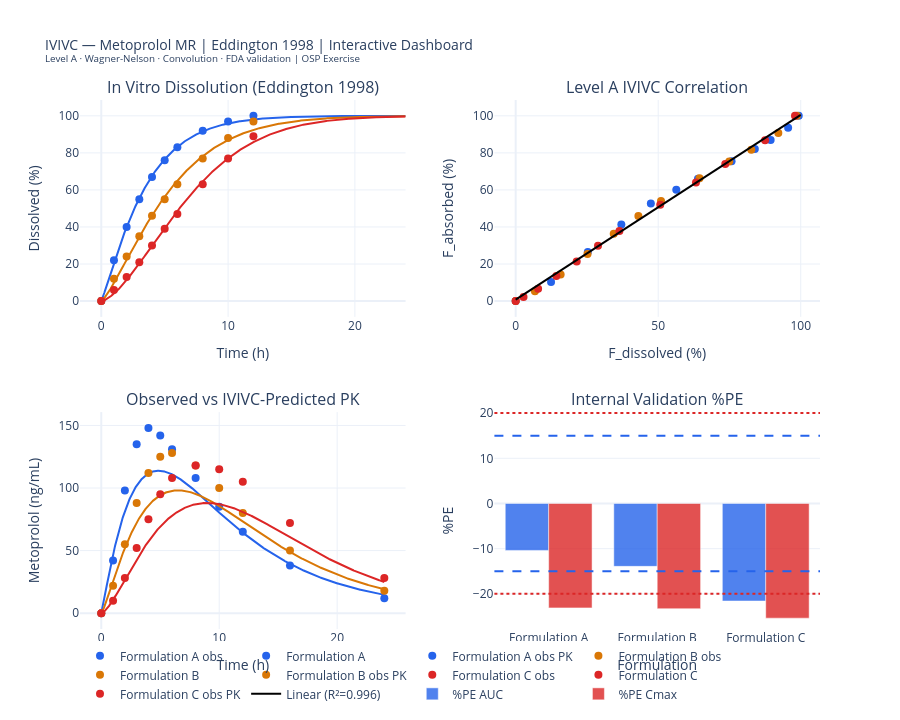

Notebook cell for this chart:
### Markdown cell above
## 7. Interactive Dashboard

### Code cell
fig_p = make_subplots(
    rows=2, cols=2,
    subplot_titles=(
        'In Vitro Dissolution (Eddington 1998)',
        'Level A IVIVC Correlation',
        'Observed vs IVIVC-Predicted PK',
        'Internal Validation %PE'
    ),
    vertical_spacing=0.18, horizontal_spacing=0.12
)

for form in FORMULATIONS:
    color = FORM_COLORS[form]
    short = form.split('(')[0].strip()
    fig_p.add_trace(go.Scatter(
        x=IVITRO[form]['t'], y=IVITRO[form]['pct'],
        mode='markers', name=short+' obs',
        marker=dict(color=color, size=8)
    ), row=1, col=1)
    fig_p.add_trace(go.Scatter(
        x=t_fine, y=ivitro_fits[form]['F_fine']*100,
        mode='lines', name=short+' fit',
        line=dict(color=color, width=2), showlegend=False
    ), row=1, col=1)

    mask  = ivivc_df['Formulation'] == form
    fig_p.add_trace(go.Scatter(
        x=ivivc_df.loc[mask,'F_dissolved']*100,
        y=ivivc_df.loc[mask,'F_absorbed']*100,
        mode='markers', name=short,
        marker=dict(color=color, size=8)
    ), row=1, col=2)

    pk = INVIVO_PK[form]
    fig_p.add_trace(go.Scatter(
        x=pk['t'], y=pk['C'], mode='markers',
        name=short+' obs PK',
        marker=dict(color=color, size=8, symbol='circle')
    ), row=2, col=1)
    fig_p.add_trace(go.Scatter(
        x=t_pred, y=predicted_pk[form]['C_pred'],
        mode='lines', name=short+' pred',
        line=dict(color=color, width=2), showlegend=False
    ), row=2, col=1)

fig_p.add_trace(go.Scatter(
    x=Fd_line*100, y=Fa_ivivc_line*100, mode='lines',
    name=f'Linear (R²={r_squared:.3f})',
    line=dict(color='black', width=2)
), row=1, col=2)

fig_p.add_trace(go.Bar(
    x=forms_short, y=PE_AUC,
    name='%PE AUC', marker_color=BLUE, opacity=0.8
), row=2, col=2)
fig_p.add_trace(go.Bar(
    x=forms_short, y=PE_Cmax,
    name='%PE Cmax', marker_color=RED, opacity=0.8
), row=2, col=2)
fig_p.add_hline(y=15,  line_dash='dash', line_color=BLUE, row=2, col=2)
fig_p.add_hline(y=-15, line_dash='dash', line_color=BLUE, row=2, col=2)
fig_p.add_hline(y=20,  line_dash='dot',  line_color=RED,  row=2, col=2)
fig_p.add_hline(y=-20, line_dash='dot',  line_color=RED,  row=2, col=2)

for ri,ci,xl,yl in [
    (1,1,'Time (h)','Dissolved (%)'),
    (1,2,'F_dissolved (%)','F_absorbed (%)'),
    (2,1,'Time (h)','Metoprolol (ng/mL)'),
    (2,2,'Formulation','%PE')
]:
    fig_p.update_xaxes(title_text=xl, row=ri, col=ci)
    fig_p.update_yaxes(title_text=yl, row=ri, col=ci)

fig_p.update_layout(
    barmode='group',
    title=dict(
        text='IVIVC — Metoprolol MR | Eddington 1998 | Interactive Dashboard<br>'
             '<sup>Level A · Wagner-Nelson · Convolution · FDA validation | OSP Exercise</sup>',
        font=dict(size=14)
    ),
    height=720, template='plotly_white',
    legend=dict(orientation='h', yanchor='bottom', y=-0.15, x=0)
)
fig_p.show()
fig_p.write_html('ivivc_metoprolol_dashboard.html')
print('Saved: ivivc_metoprolol_dashboard.html')

### Figure 1 — Plotly figure (JSON) as saved in the notebook; plotly's stock layout.template omitted (floating-point values rounded to 4 significant figures; data arrays with more than 128 entries replaced by an {"elided": "..."} marker saying what was removed)
{"data": [{"marker": {"color": "#2563EB", "size": 8}, "mode": "markers", "name": "Formulation A obs", "type": "scatter", "x": [0, 1, 2, 3, 4, 5, 6, 8, 10, 12], "xaxis": "x", "y": [0, 22, 40, 55, 67, 76, 83, 92, 97, 100], "yaxis": "y"}, {"line": {"color": "#2563EB", "width": 2}, "mode": "lines", "name": "Formulation A fit", "showlegend": false, "type": "scatter", "x": {"elided": "500 float values"}, "xaxis": "x", "y": {"elided": "500 float values"}, "yaxis": "y"}, {"marker": {"color": "#2563EB", "size": 8}, "mode": "markers", "name": "Formulation A", "type": "scatter", "x": [0.0, 12.4, 25.3, 37.07, 47.42, 56.35, 63.95, 75.73, 83.89, 89.44, 95.58, 99.29], "xaxis": "x2", "y": [0.0, 10.25, 26.45, 41.39, 52.69, 60.13, 65.99, 75.46, 82.15, 86.9, 93.53, 100.0], "yaxis": "y2"}, {"marker": {"color": "#2563EB", "size": 8, "symbol": "circle"}, "mode": "markers", "name": "Formulation A obs PK", "type": "scatter", "x": [0, 1, 2, 3, 4, 5, 6, 8, 10, 12, 16, 24], "xaxis": "x3", "y": [0, 42, 98, 135, 148, 142, 131, 108, 85, 65, 38, 12], "yaxis": "y3"}, {"line": {"color": "#2563EB", "width": 2}, "mode": "lines", "name": "Formulation A pred", "showlegend": false, "type": "scatter", "x": {"elided": "1000 float values"}, "xaxis": "x3", "y": {"elided": "1000 float values"}, "yaxis": "y3"}, {"marker": {"color": "#D97706", "size": 8}, "mode": "markers", "name": "Formulation B obs", "type": "scatter", "x": [0, 1, 2, 3, 4, 5, 6, 8, 10, 12], "xaxis": "x", "y": [0, 12, 24, 35, 46, 55, 63, 77, 88, 97], "yaxis": "y"}, {"line": {"color": "#D97706", "width": 2}, "mode": "lines", "name": "Formulation B fit", "showlegend": false, "type": "scatter", "x": {"elided": "500 float values"}, "xaxis": "x", "y": {"elided": "500 float values"}, "yaxis": "y"}, {"marker": {"color": "#D97706", "size": 8}, "mode": "markers", "name": "Formulation B", "type": "scatter", "x": [0.0, 6.748, 15.77, 25.2, 34.4, 43.05, 50.99, 64.5, 74.92, 82.66, 92.14, 98.65], "xaxis": "x2", "y": [0.0, 5.23, 14.36, 25.43, 36.3, 45.95, 53.99, 66.33, 75.35, 81.74, 90.73, 100.0], "yaxis": "y2"}, {"marker": {"color": "#D97706", "size": 8, "symbol": "circle"}, "mode": "markers", "name": "Formulation B obs PK", "type": "scatter", "x": [0, 1, 2, 3, 4, 5, 6, 8, 10, 12, 16, 24], "xaxis": "x3", "y": [0, 22, 55, 88, 112, 125, 128, 118, 100, 80, 50, 18], "yaxis": "y3"}, {"line": {"color": "#D97706", "width": 2}, "mode": "lines", "name": "Formulation B pred", "showlegend": false, "type": "scatter", "x": {"elided": "1000 float values"}, "xaxis": "x3", "y": {"elided": "1000 float values"}, "yaxis": "y3"}, {"marker": {"color": "#DC2626", "size": 8}, "mode": "markers", "name": "Formulation C obs", "type": "scatter", "x": [0, 1, 2, 3, 4, 5, 6, 8, 10, 12], "xaxis": "x", "y": [0, 6, 13, 21, 30, 39, 47, 63, 77, 89], "yaxis": "y"}, {"line": {"color": "#DC2626", "width": 2}, "mode": "lines", "name": "Formulation C fit", "showlegend": false, "type": "scatter", "x": {"elided": "500 float values"}, "xaxis": "x", "y": {"elided": "500 float values"}, "yaxis": "y"}, {"marker": {"color": "#DC2626", "size": 8}, "mode": "markers", "name": "Formulation C", "type": "scatter", "x": [0.0, 2.752, 7.871, 14.27, 21.4, 28.87, 36.39, 50.72, 63.25, 73.53, 87.49, 97.99], "xaxis": "x2", "y": [0.0, 2.196, 6.691, 13.48, 21.35, 29.8, 37.8, 51.96, 64.01, 73.99, 86.81, 100.0], "yaxis": "y2"}, {"marker": {"color": "#DC2626", "size": 8, "symbol": "circle"}, "mode": "markers", "name": "Formulation C obs PK", "type": "scatter", "x": [0, 1, 2, 3, 4, 5, 6, 8, 10, 12, 16, 24], "xaxis": "x3", "y": [0, 10, 28, 52, 75, 95, 108, 118, 115, 105, 72, 28], "yaxis": "y3"}, {"line": {"color": "#DC2626", "width": 2}, "mode": "lines", "name": "Formulation C pred", "showlegend": false, "type": "scatter", "x": {"elided": "1000 float values"}, "xaxis": "x3", "y": {"elided": "1000 float values"}, "yaxis": "y3"}, {"line": {"color": "black", "width": 2}, "mode": "lines", "name": "Linear (R²=0.996)", "type": "scatter", "x": [0.0, 1.01, 2.02, 3.03, 4.04, 5.051, 6.061, 7.071, 8.081, 9.091, 10.1, 11.11, 12.12, 13.13, 14.14, 15.15, 16.16, 17.17, 18.18, 19.19, 20.2, 21.21, 22.22, 23.23, 24.24, 25.25, 26.26, 27.27, 28.28, 29.29, 30.3, 31.31, 32.32, 33.33, 34.34, 35.35, 36.36, 37.37, 38.38, 39.39, 40.4, 41.41, 42.42, 43.43, 44.44, 45.45, 46.46, 47.47, 48.48, 49.49, 50.51, 51.52, 52.53, 53.54, 54.55, 55.56, 56.57, 57.58, 58.59, 59.6, 60.61, 61.62, 62.63, 63.64, 64.65, 65.66, 66.67, 67.68, 68.69, 69.7, 70.71, 71.72, 72.73, 73.74, 74.75, 75.76, 76.77, 77.78, 78.79, 79.8, 80.81, 81.82, 82.83, 83.84, 84.85, 85.86, 86.87, 87.88, 88.89, 89.9, 90.91, 91.92, 92.93, 93.94, 94.95, 95.96, 96.97, 97.98, 98.99, 100.0], "xaxis": "x2", "y": [0.7386, 1.746, 2.754, 3.761, 4.768, 5.776, 6.783, 7.791, 8.798, 9.806, 10.81, 11.82, 12.83, 13.84, 14.84, 15.85, 16.86, 17.87, 18.87, 19.88, 20.89, 21.9, 22.9, 23.91, 24.92, 25.93, 26.93, 27.94, 28.95, 29.95, 30.96, 31.97, 32.98, 33.98, 34.99, 36.0, 37.01, 38.01, 39.02, 40.03, 41.04, 42.04, 43.05, 44.06, 45.07, 46.07, 47.08, 48.09, 49.1, 50.1, 51.11, 52.12, 53.13, 54.13, 55.14, 56.15, 57.16, 58.16, 59.17, 60.18, 61.19, 62.19, 63.2, 64.21, 65.22, 66.22, 67.23, 68.24, 69.25, 70.25, 71.26, 72.27, 73.28, 74.28, 75.29, 76.3, 77.31, 78.31, 79.32, 80.33, 81.34, 82.34, 83.35, 84.36, 85.36, 86.37, 87.38, 88.39, 89.39, 90.4, 91.41, 92.42, 93.42, 94.43, 95.44, 96.45, 97.45, 98.46, 99.47, 100.5], "yaxis": "y2"}, {"marker": {"color": "#2563EB"}, "name": "%PE AUC", "opacity": 0.8, "type": "bar", "x": ["Formulation A", "Formulation B", "Formulation C"], "xaxis": "x4", "y": [-10.39, -13.91, -21.59], "yaxis": "y4"}, {"marker": {"color": "#DC2626"}, "name": "%PE Cmax", "opacity": 0.8, "type": "bar", "x": ["Formulation A", "Formulation B", "Formulation C"], "xaxis": "x4", "y": [-23.11, -23.29, -25.37], "yaxis": "y4"}], "layout": {"annotations": [{"font": {"size": 16}, "showarrow": false, "text": "In Vitro Dissolution (Eddington 1998)", "x": 0.22, "xanchor": "center", "xref": "paper", "y": 1, "yanchor": "bottom", "yref": "paper"}, {"font": {"size": 16}, "showarrow": false, "text": "Level A IVIVC Correlation", "x": 0.78, "xanchor": "center", "xref": "paper", "y": 1, "yanchor": "bottom", "yref": "paper"}, {"font": {"size": 16}, "showarrow": false, "text": "Observed vs IVIVC-Predicted PK", "x": 0.22, "xanchor": "center", "xref": "paper", "y": 0.41, "yanchor": "bottom", "yref": "paper"}, {"font": {"size": 16}, "showarrow": false, "text": "Internal Validation %PE", "x": 0.78, "xanchor": "center", "xref": "paper", "y": 0.41, "yanchor": "bottom", "yref": "paper"}], "barmode": "group", "height": 720, "legend": {"orientation": "h", "x": 0, "y": -0.15, "yanchor": "bottom"}, "shapes": [{"line": {"color": "#2563EB", "dash": "dash"}, "type": "line", "x0": 0, "x1": 1, "xref": "x4 domain", "y0": 15, "y1": 15, "yref": "y4"}, {"line": {"color": "#2563EB", "dash": "dash"}, "type": "line", "x0": 0, "x1": 1, "xref": "x4 domain", "y0": -15, "y1": -15, "yref": "y4"}, {"line": {"color": "#DC2626", "dash": "dot"}, "type": "line", "x0": 0, "x1": 1, "xref": "x4 domain", "y0": 20, "y1": 20, "yref": "y4"}, {"line": {"color": "#DC2626", "dash": "dot"}, "type": "line", "x0": 0, "x1": 1, "xref": "x4 domain", "y0": -20, "y1": -20, "yref": "y4"}], "title": {"font": {"size": 14}, "text": "IVIVC — Metoprolol MR | Eddington 1998 | Interactive Dashboard<br><sup>Level A · Wagner-Nelson · Convolution · FDA validation | OSP Exercise</sup>"}, "xaxis": {"anchor": "y", "domain": [0, 0.44], "title": {"text": "Time (h)"}}, "xaxis2": {"anchor": "y2", "domain": [0.56, 1], "title": {"text": "F_dissolved (%)"}}, "xaxis3": {"anchor": "y3", "domain": [0, 0.44], "title": {"text": "Time (h)"}}, "xaxis4": {"anchor": "y4", "domain": [0.56, 1], "title": {"text": "Formulation"}}, "yaxis": {"anchor": "x", "domain": [0.59, 1], "title": {"text": "Dissolved (%)"}}, "yaxis2": {"anchor": "x2", "domain": [0.59, 1], "title": {"text": "F_absorbed (%)"}}, "yaxis3": {"anchor": "x3", "domain": [0, 0.41], "title": {"text": "Metoprolol (ng/mL)"}}, "yaxis4": {"anchor": "x4", "domain": [0, 0.41], "title": {"text": "%PE"}}}}
